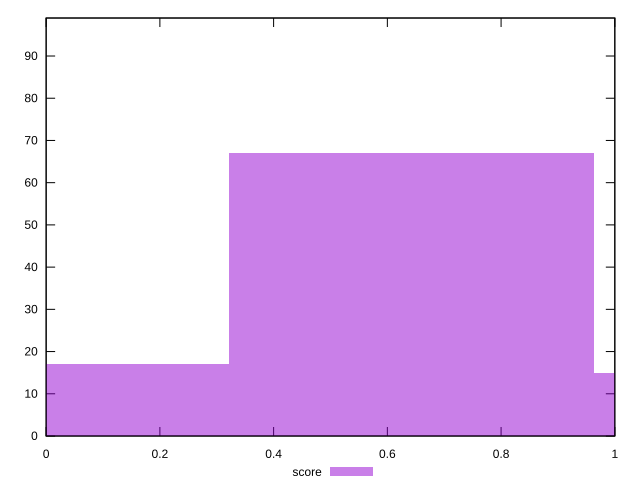

Here is the gnuplot script that generated this plot:
reset

$score <<EOF
0 17
1.2846869131917338 15
0.6423434565958669 67
EOF

set key outside below
set boxwidth 0.6423434565958669
set xrange [0:1]
set yrange [0:99]
set trange [0:99]
set style fill transparent solid 0.5 noborder
set terminal svg size 640, 490 enhanced background rgb 'white'
set output "report/report_00029_2021-02-24T13-36-40.390Z/max-potential-fid/samples/card/score/histogram.svg"

plot $score title "score" with boxes

reset
